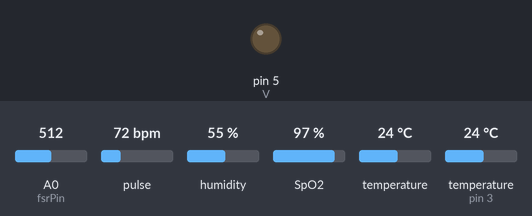
Simulated run of this sketch. Board: Arduino Nano, built with avr-gcc and run on an emulated ATmega328P. Parts: output pins drawn as LEDs (lit = HIGH). Inputs (shaded band) come from the test bench; at power-on: temperature (sensor on pin 3) 24 °C, SpO2 97 %, A0 (fsrPin) = 512, pulse 72 bpm, humidity 55 %, temperature 24 °C. What the sketch prints to the serial monitor is not drawn.

Above: at 5.4 s.
5.5 s: temperature (sensor on pin 3) set to 10.4 °C
11.8 s: temperature (sensor on pin 3) set to 9.1 °C
20.0 s: SpO2 set to 80 %
At 20.6 s:
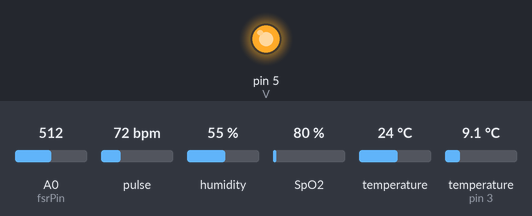
Timing chart, 0 to 23.0 s (numbered marks = the images above; inputs shaded):
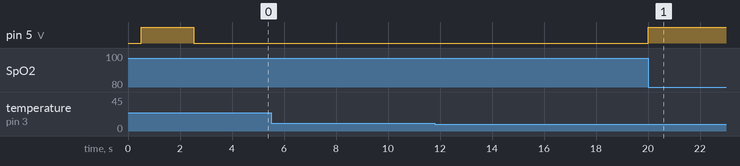

Measured:
- after the input at 20.0 s, pin 5 (V): LOW → HIGH at once

The sketch:

ArduinoCode.ino
```cpp
int fsrPin = 0;     // the FSR and 10K pulldown are connected to a0
int fsrReading;     // the analog reading from the FSR resistor divider
int V = 5;
#include "DHT.h"
#define DHT_PIN 3 // The Arduino Nano pin connected to DHT22 sensor
#define DHT_TYPE DHT22
float O2=0;
DHT dht22(DHT_PIN, DHT_TYPE);

#include <Wire.h>
#include "MAX30100_PulseOximeter.h"

#define REPORTING_PERIOD_MS     2000

// PulseOximeter is the higher level interface to the sensor
// it offers:
//  * beat detection reporting
//  * heart rate calculation
//  * SpO2 (oxidation level) calculation
PulseOximeter pox;

uint32_t tsLastReport = 0;

// Callback (registered below) fired when a pulse is detected
void onBeatDetected()
{
    Serial.println("Beat!");
}

void setup()
{
  pinMode(V, OUTPUT);
Serial.begin(115200);

delay(500);
    Serial.println("Initializing MAX30100");
    // Initialize the PulseOximeter instance and register a beat-detected callback
    pox.begin();
    pox.setOnBeatDetectedCallback(onBeatDetected);

    dht22.begin(); // initialize the sensor
}

void loop()
{

// Make sure to call update as fast as possible
      pox.update();

    // Asynchronously dump heart rate and oxidation levels to the serial
    // For both, a value of 0 means "invalid"

    O2=pox.getSpO2()+3;
    if (millis() - tsLastReport > REPORTING_PERIOD_MS) {
        Serial.print("Heart rate:");
        Serial.print(pox.getHeartRate());
        Serial.print("bpm / SpO2:");
        Serial.print(O2);
        Serial.print("% / temp:");
        Serial.print(pox.getTemperature());
        Serial.println("C");

        tsLastReport = millis();
    }


// read humidity
  float humi  = dht22.readHumidity();
  // read temperature as Celsius
  float temperature_C = dht22.readTemperature();
  // read temperature as Fahrenheit

  float temperature_F = dht22.readTemperature(true);

  // check if any reads failed
  if (isnan(humi) || isnan(temperature_C) || isnan(temperature_F)) {
    Serial.println("Failed to read from DHT sensor!");
  }
  else {
    Serial.print("Humidity: ");
    Serial.print(humi);
    Serial.print("%");

    Serial.print("  |  ");

    Serial.print("Temperature: ");
    Serial.print(temperature_C);
    Serial.print("°C ~ ");
  }

fsrReading = analogRead(fsrPin);

  Serial.print("Force Reading = ");
  Serial.print(fsrReading);     // print the raw analog reading

  if (fsrReading < 10) {
    Serial.println(" - No pressure");
  } else if (fsrReading < 200) {
    Serial.println(" - Light touch");
  } else if (fsrReading < 500) {
    Serial.println(" - Light squeeze");
  } else if (fsrReading < 800) {
    Serial.println(" - Medium squeeze");
  } else {
    Serial.println(" - Big squeeze");
  }

  if(humi>60 || O2<97){
    digitalWrite(V,HIGH);
  }
  else{
    digitalWrite(V,LOW);
  }
}
```
